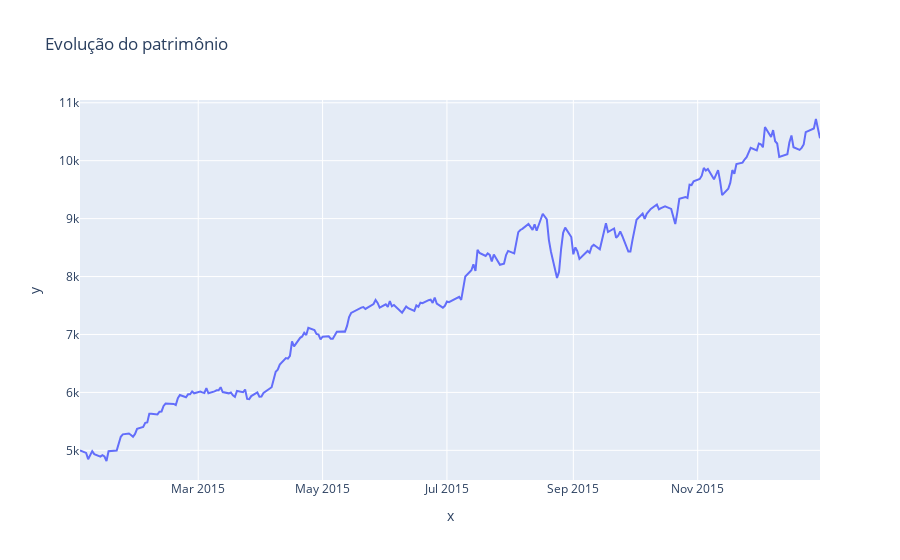

Notebook cell for this chart:
### Code cell
figura = px.line(x = datas, y = dataset['soma valor'], title = 'Evolução do patrimônio')
figura.show()

### Figure 1 — Plotly figure (JSON) as saved in the notebook; plotly's stock layout.template omitted (floating-point values rounded to 4 significant figures; data arrays with more than 128 entries replaced by an {"elided": "..."} marker saying what was removed)
{"data": [{"hovertemplate": "x=%{x}<br>y=%{y}<extra></extra>", "legendgroup": "", "line": {"color": "#636efa", "dash": "solid"}, "marker": {"symbol": "circle"}, "mode": "lines", "name": "", "orientation": "v", "showlegend": false, "type": "scatter", "x": {"elided": "252 str values"}, "xaxis": "x", "y": {"elided": "252 float values"}, "yaxis": "y"}], "layout": {"legend": {"tracegroupgap": 0}, "title": {"text": "Evolução do patrimônio"}, "xaxis": {"anchor": "y", "domain": [0, 1], "title": {"text": "x"}}, "yaxis": {"anchor": "x", "domain": [0, 1], "title": {"text": "y"}}}}
